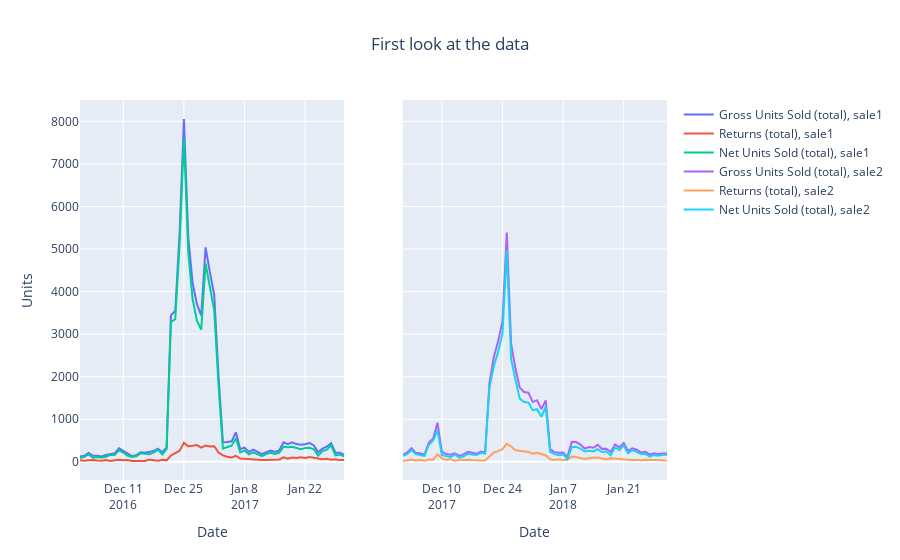

The cell this chart's notebook holds for it:
### Markdown cell above
Notice that I added a custom hover template for easier interpretation of the hover output.

It can be seen from the plot that there are two separate periods included in the data. Both contain dates between 1st December and 31st January, but for consecutive year couples (2016/2017 and 2017/2018). I will be comparing these two periods for their performance, so it is a good idea to separate them into different dataframes (using `copy()` to limit mistake opportunities and warning messages).

### Code cell
sales = {1: data[data['Date'] < '07-2017'].copy(), 2: data[data['Date'] > '07-2017'].copy()}

from plotly.subplots import make_subplots
fig = make_subplots(rows=1, cols=2, shared_yaxes=True)

for sale_n in [1, 2]:
    sum_vs_t = sales[sale_n].groupby(['Date'])[to_plot].sum().reset_index()
    for what in to_plot:
        fig.add_trace(go.Scatter(x=sum_vs_t['Date'],
                                 y=sum_vs_t[what],
                                 mode='lines',
                                 name=what+' (total), sale'+str(sale_n),
                                 hovertemplate='<b>%{x}, ' + what + ' (total): %{y}'
                                ),
                      row=1, col=sale_n
                     )
# add axis labels and a title
fig.update_xaxes(title_text="Date", row=1, col=1)
fig.update_xaxes(title_text="Date", row=1, col=2)
fig.update_yaxes(title_text="Units", row=1, col=1)
fig.update_layout(title_text='First look at the data', title_x=0.5)
# add a reference point for this figure on the right
display(HTML('<p style="text-align: right;"><a id="Figure-2">Figure 2</a></p>'))
fig.show()
